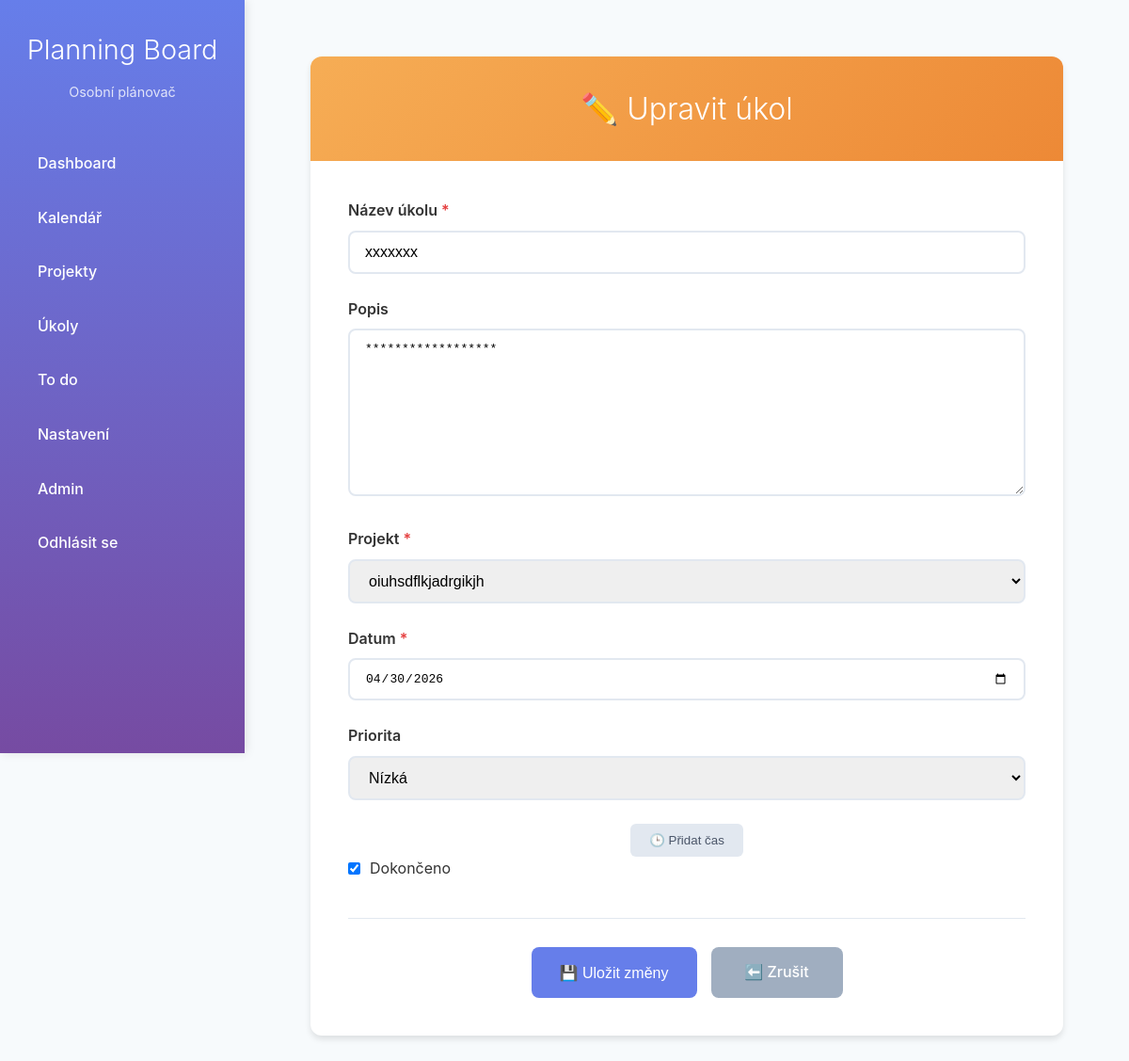
/tasks/7/edit/ (signed in), run on an earlier commit of the app's database.
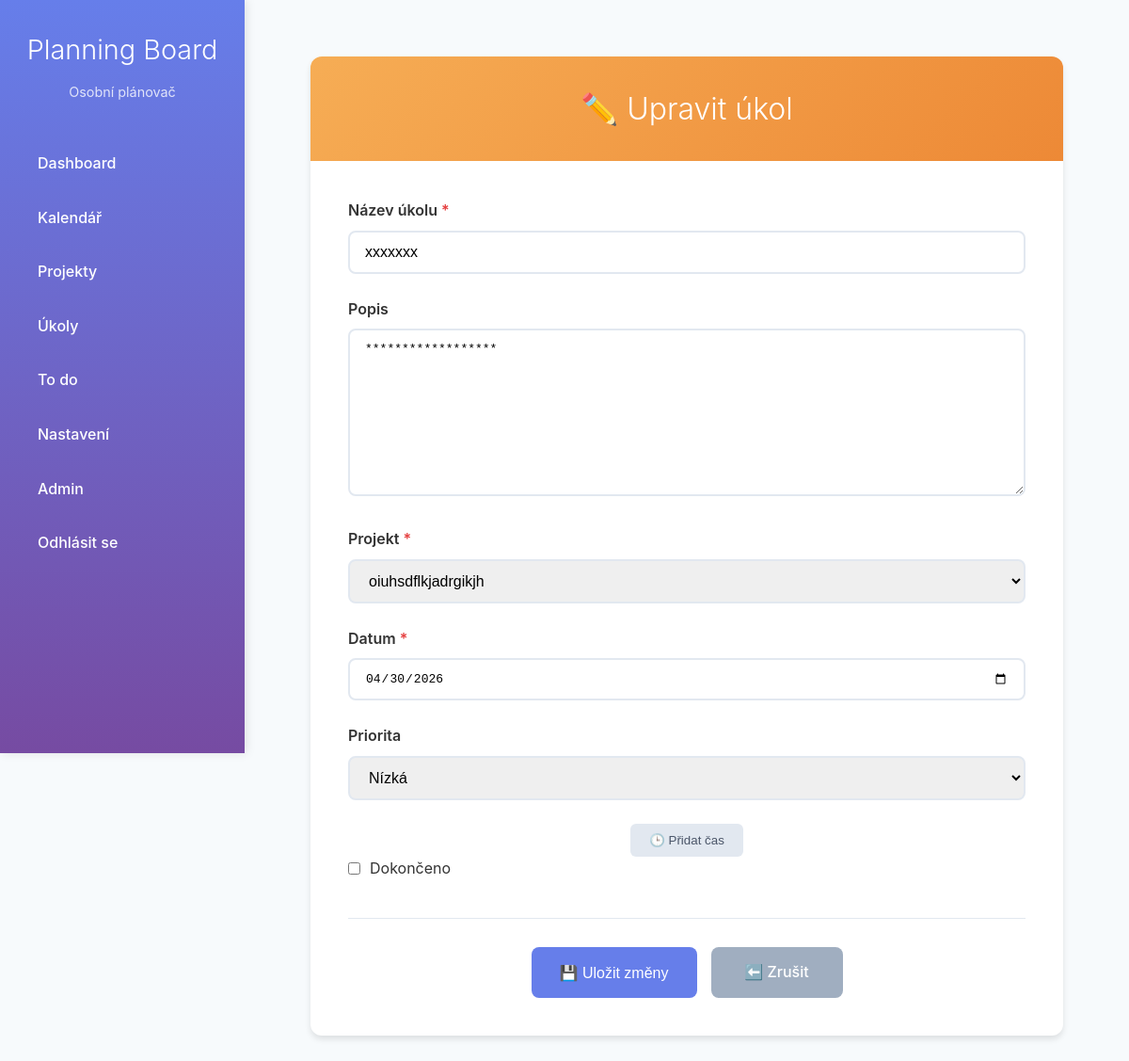
And on a later commit of the database.
### tasks/models.py (models this page shows, shortened)
class Task(models.Model):
    PRIORITY_HIGH = 1
    PRIORITY_MEDIUM = 2
    PRIORITY_LOW = 3
    PRIORITY_CHOICES = [
        (PRIORITY_HIGH, "Vysoká"),
        (PRIORITY_MEDIUM, "Střední"),
        (PRIORITY_LOW, "Nízká"),
    ]
    project = models.ForeignKey(Project, on_delete=models.CASCADE, related_name="tasks")
    user = models.ForeignKey(User, on_delete=models.CASCADE)
    title = models.CharField(max_length=255)
    description = models.TextField(blank=True)
    date = models.DateField()
    start_time = models.TimeField(null=True, blank=True)
    end_time = models.TimeField(null=True, blank=True)
    priority = models.IntegerField(choices=PRIORITY_CHOICES, default=PRIORITY_MEDIUM)
    tags = models.ManyToManyField(Tag, blank=True)
    completed = models.BooleanField(default=False)
    created_at = models.DateTimeField(auto_now_add=True)

### tasks/views.py (the view)
# urls.py: path("<int:pk>/edit/", views.edit_task, name="edit_task"),
@login_required
def edit_task(request, pk):
    task = get_object_or_404(Task, pk=pk, user=request.user)
    if request.method == "POST":
        form = TaskForm(request.POST, instance=task, user=request.user)
        if form.is_valid():
            updated_task = form.save(commit=False)
            updated_task.user = request.user
            updated_task.save()
            return redirect("tasks:task_list")
    else:
        form = TaskForm(instance=task, user=request.user)
    return render(request, "tasks/edit_task.html", {
        "form": form,
        "task": task
    })

### tasks/forms.py
class TaskForm(forms.ModelForm):
    project = forms.ModelChoiceField(
        queryset=Project.objects.none(),
        required=True,
        label="Projekt"
    )
    class Meta:
        model = Task
        fields = ["title", "description", "date", "start_time", "end_time", "priority", "completed", "project"]
        widgets = {
            "date": forms.DateInput(attrs={"type": "date"}),
            "start_time": forms.TimeInput(attrs={"type": "time"}),
            "end_time": forms.TimeInput(attrs={"type": "time"}),
        }
    def __init__(self, *args, user=None, **kwargs):
        super().__init__(*args, **kwargs)
        if user:
            self.fields['project'].queryset = Project.objects.filter(user=user)
            self.fields['project'].label = "Projekt"

### tasks/models.py (called while the page is built)
    def __str__(self):
        return self.title

### tasks/templates/tasks/edit_task.html (shortened to what this page needs)
{% extends "base.html" %}
{% block content %}
<div class="edit-container">
    <div class="edit-header">
        <h1>✏️ Upravit úkol</h1>
    </div>
    <div class="edit-body">
        <form method="post">
            <div class="form-group">
                <label for="{{ form.title.id_for_label }}">Název úkolu <span class="required">*</span></label>
                {{ form.title }}
            </div>
            <div class="form-group">
                <label for="{{ form.description.id_for_label }}">Popis</label>
                {{ form.description }}
            </div>
            <div class="form-group">
                <label for="{{ form.project.id_for_label }}">Projekt <span class="required">*</span></label>
                {{ form.project }}
            </div>
            <div class="form-row">
                <div class="form-group">
                    <label for="{{ form.date.id_for_label }}">Datum <span class="required">*</span></label>
                    {{ form.date }}
                </div>
                <div class="form-group">
                    <label for="{{ form.priority.id_for_label }}">Priorita</label>
                    {{ form.priority }}
                </div>
            </div>
            <div class="time-toggle">
                <button type="button" id="toggle-time-btn">🕒 Přidat čas</button>
            </div>
            <div class="checkbox-group">
                {{ form.completed }}
                <label for="{{ form.completed.id_for_label }}">Dokončeno</label>
            </div>
            <div class="action-buttons">
                <button type="submit" class="btn btn-primary">💾 Uložit změny</button>
                <a href="{% url 'tasks:task_list' %}" class="btn btn-secondary">⬅️ Zrušit</a>
            </div>
        </form>
    </div>
</div>
{% endblock %}

What changed in the data, as far as the page shows it:
changed Task "xxxxxxx": completed "☑" → "☐"
